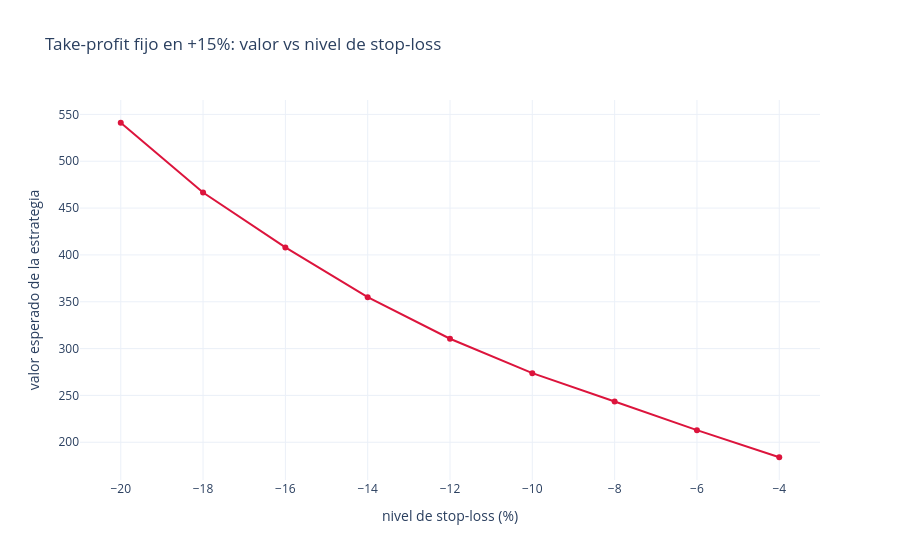

The notebook cell saved with this chart:
### Markdown cell above
## 8. Take-profit / stop-loss

Estrategia intradia/swing tipica: dos `trigger`s con prioridad (`priority`) y exclusion mutua
via `event_occurred` (patron de `docs/schema/engine.payoff/examples/tp_sl.json`). Se revisa
en `MONITORING` y paga la diferencia frente al precio de entrada en el primer evento que
dispare.

### Code cell
def take_profit_stop_loss_contract(entry_price, quantity, tp_return, sl_return, monitoring_times):
    ratio = qd.div(qd.current(OBS), entry_price) - 1.0
    tp_condition = qd.all_of([qd.greater_equal(ratio, tp_return), qd.negate(qd.event_occurred("STOP_LOSS"))])
    sl_condition = qd.all_of([qd.less_equal(ratio, sl_return), qd.negate(qd.event_occurred("TAKE_PROFIT"))])
    tp_payoff = qd.cashflow("USD", quantity * (qd.event_value("TAKE_PROFIT", OBS) - entry_price))
    sl_payoff = qd.cashflow("USD", quantity * (qd.event_value("STOP_LOSS", OBS) - entry_price))
    take_profit = qd.trigger("TAKE_PROFIT", monitoring_times, tp_condition, "discrete", "at_hit", 10, True, tp_payoff, qd.zero())
    stop_loss = qd.trigger("STOP_LOSS", monitoring_times, sl_condition, "discrete", "at_hit", 20, True, sl_payoff, qd.zero())
    return qd.both([take_profit, stop_loss])


entry_price, quantity = S0, 100.0
monthly = [t / 12.0 for t in range(1, 13)]
tp_return = 0.15
sl_returns = np.arange(-0.20, -0.02, 0.02)
tp_sl_prices = []
for sl_return in sl_returns:
    contract = take_profit_stop_loss_contract(entry_price, quantity, tp_return, float(sl_return), monthly)
    tp_sl_prices.append(price_contract(contract, f"TPSL_{sl_return:.2f}")["PayoffPriceQ"].scalar)

fig = go.Figure()
fig.add_trace(go.Scatter(x=sl_returns * 100.0, y=tp_sl_prices, mode="lines+markers", name="TP/SL", line=dict(color="crimson")))
fig.update_layout(
    title=f"Take-profit fijo en +{tp_return:.0%}: valor vs nivel de stop-loss",
    xaxis_title="nivel de stop-loss (%)",
    yaxis_title="valor esperado de la estrategia",
    template="plotly_white",
)
fig.show()

### Figure 1 — Plotly figure (JSON) as saved in the notebook; plotly's stock layout.template omitted (floating-point values rounded to 4 significant figures)
{"data": [{"line": {"color": "crimson"}, "mode": "lines+markers", "name": "TP/SL", "type": "scatter", "x": [-20.0, -18.0, -16.0, -14.0, -12.0, -10.0, -8.0, -6.0, -4.0], "y": [541.1, 466.6, 408.0, 354.8, 310.5, 273.8, 243.6, 212.9, 184.0]}], "layout": {"title": {"text": "Take-profit fijo en +15%: valor vs nivel de stop-loss"}, "xaxis": {"title": {"text": "nivel de stop-loss (%)"}}, "yaxis": {"title": {"text": "valor esperado de la estrategia"}}}}
